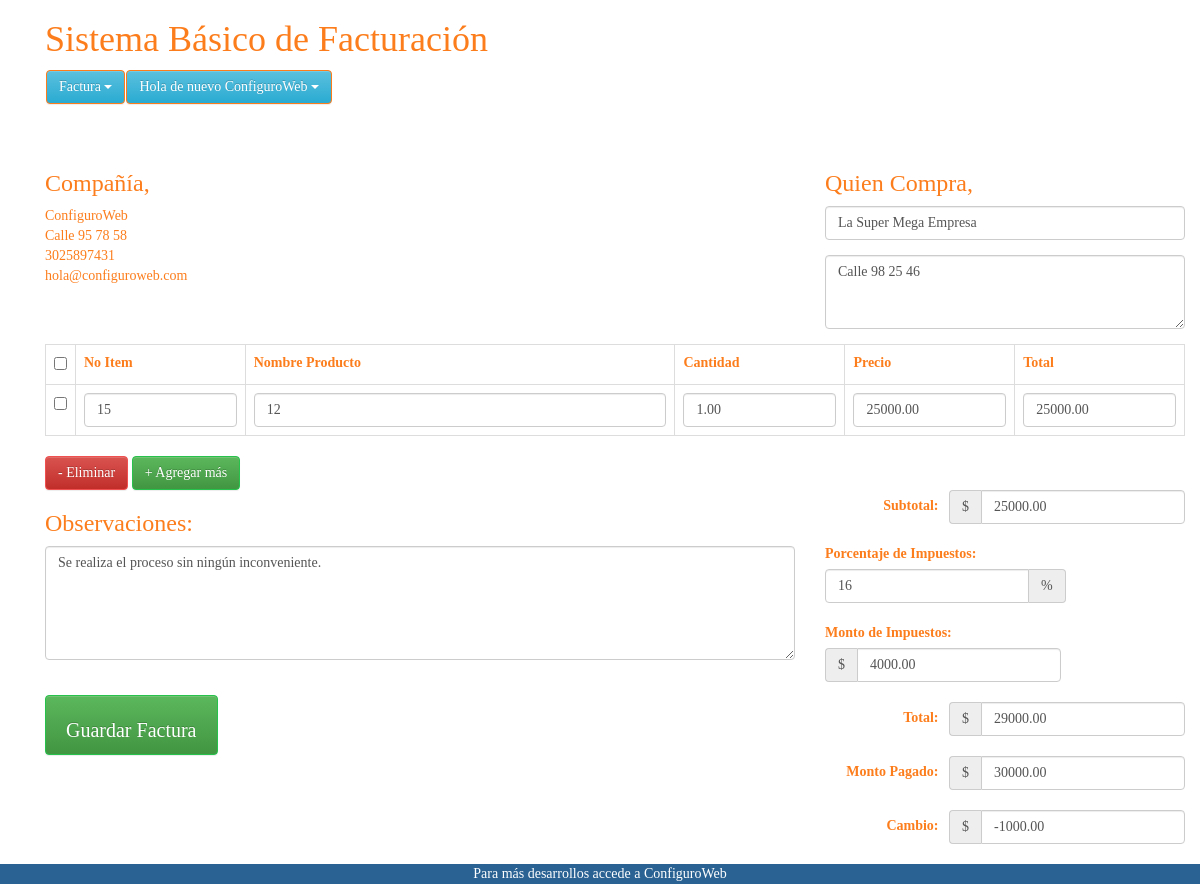
Page /edit_invoice.php?update_id=682 (signed in) on the committed database.
### tables this page shows
CREATE TABLE `invoice_order` (
  `order_id` int(11) NOT NULL,
  `user_id` int(11) NOT NULL,
  `order_date` timestamp NOT NULL DEFAULT current_timestamp(),
  `order_receiver_name` varchar(250) NOT NULL,
  `order_receiver_address` text NOT NULL,
  `order_total_before_tax` decimal(10,2) NOT NULL,
  `order_total_tax` decimal(10,2) NOT NULL,
  `order_tax_per` varchar(250) NOT NULL,
  `order_total_after_tax` double(10,2) NOT NULL,
  `order_amount_paid` decimal(10,2) NOT NULL,
  `order_total_amount_due` decimal(10,2) NOT NULL,
  `note` text NOT NULL
);

CREATE TABLE `invoice_order_item` (
  `order_item_id` int(11) NOT NULL,
  `order_id` int(11) NOT NULL,
  `item_code` varchar(250) NOT NULL,
  `item_name` varchar(250) NOT NULL,
  `order_item_quantity` decimal(10,2) NOT NULL,
  `order_item_price` decimal(10,2) NOT NULL,
  `order_item_final_amount` decimal(10,2) NOT NULL
);

### Invoice.php (called while the page is built, shortened)
<?php
class Invoice
{
	private $host  = 'localhost';
	private $user  = 'root';
	private $password   = "";
	private $database  = "factura";
	private $invoiceOrderTable = 'invoice_order';
	private $invoiceOrderItemTable = 'invoice_order_item';
	private $dbConnect = false;
	public function __construct()
	{
		if (!$this->dbConnect) {
			$conn = new mysqli($this->host, $this->user, $this->password, $this->database);
			if ($conn->connect_error) {
				die("Error failed to connect to MySQL: " . $conn->connect_error);
			} else {
				$this->dbConnect = $conn;
			}
		}
	}
	private function getData($sqlQuery)
	{
		$result = mysqli_query($this->dbConnect, $sqlQuery);
		$data = array();
		while ($row = mysqli_fetch_array($result, MYSQLI_ASSOC)) {
			$data[] = $row;
		}
		return $data;
	}
	public function getInvoice($invoiceId)
	{
		$sqlQuery = "
			SELECT * FROM " . $this->invoiceOrderTable . "
			WHERE user_id = '" . $_SESSION['userid'] . "' AND order_id = '$invoiceId'";
		$result = mysqli_query($this->dbConnect, $sqlQuery);
		$row = mysqli_fetch_array($result, MYSQLI_ASSOC);
		return $row;
	}
	public function getInvoiceItems($invoiceId)
	{
		$sqlQuery = "
			SELECT * FROM " . $this->invoiceOrderItemTable . "
			WHERE order_id = '$invoiceId'";
		return  $this->getData($sqlQuery);
	}
}

### edit_invoice.php (the view, shortened to what this page needs)
<?php
include('inc/header.php');
include 'Invoice.php';
$invoice = new Invoice();
$invoice->checkLoggedIn();
if (!empty($_GET['update_id']) && $_GET['update_id']) {
	$invoiceValues = $invoice->getInvoice($_GET['update_id']);
	$invoiceItems = $invoice->getInvoiceItems($_GET['update_id']);
}
?>
<link href="css/style.css" rel="stylesheet">
<?php include('inc/container.php'); ?>
<div class="container content-invoice">
	<form action="" id="invoice-form" method="post" class="invoice-form" role="form" novalidate="">
		<div class="load-animate animated fadeInUp">
			<div class="row">
				<div class="col-xs-8 col-sm-8 col-md-8 col-lg-8">
					<h1 class="title">Sistema Básico de Facturación</h1>
					<?php include('menu.php'); ?>
				</div>
			</div>
			<div class="row">
				<div class="col-xs-12 col-sm-4 col-md-4 col-lg-4">
					<h3>Compañía,</h3>
					<?php echo $_SESSION['user']; ?><br>
					<?php echo $_SESSION['address']; ?><br>
					<?php echo $_SESSION['mobile']; ?><br>
					<?php echo $_SESSION['email']; ?><br>
				</div>
				<div class="col-xs-12 col-sm-4 col-md-4 col-lg-4 pull-right">
					<h3>Quien Compra,</h3>
					<div class="form-group">
						<input value="<?php echo $invoiceValues['order_receiver_name']; ?>" type="text" class="form-control" name="companyName" id="companyName" placeholder="Quien compra" autocomplete="off">
					</div>
					<div class="form-group">
						<textarea class="form-control" rows="3" name="address" id="address" placeholder="Dirección"><?php echo $invoiceValues['order_receiver_address']; ?></textarea>
					</div>
				</div>
			</div>
			<div class="row">
				<div class="col-xs-12 col-sm-12 col-md-12 col-lg-12">
					<table class="table table-bordered table-hover" id="invoiceItem">
						<tr>
							<th width="2%"><input id="checkAll" class="formcontrol" type="checkbox"></th>
							<th width="15%">No Item</th>
							<th width="38%">Nombre Producto</th>
							<th width="15%">Cantidad</th>
							<th width="15%">Precio</th>
							<th width="15%">Total</th>
						</tr>
						<?php
						$count = 0;
						foreach ($invoiceItems as $invoiceItem) {
							$count++;
						?>
							<tr>
								<td><input class="itemRow" type="checkbox"></td>
								<td><input type="text" value="<?php echo $invoiceItem["item_code"]; ?>" name="productCode[]" id="productCode_<?php echo $count; ?>" class="form-control" autocomplete="off"></td>
								<td><input type="text" value="<?php echo $invoiceItem["item_name"]; ?>" name="productName[]" id="productName_<?php echo $count; ?>" class="form-control" autocomplete="off"></td>
								<td><input type="number" value="<?php echo $invoiceItem["order_item_quantity"]; ?>" name="quantity[]" id="quantity_<?php echo $count; ?>" class="form-control quantity" autocomplete="off"></td>
								<td><input type="number" value="<?php echo $invoiceItem["order_item_price"]; ?>" name="price[]" id="price_<?php echo $count; ?>" class="form-control price" autocomplete="off"></td>
								<td><input type="number" value="<?php echo $invoiceItem["order_item_final_amount"]; ?>" name="total[]" id="total_<?php echo $count; ?>" class="form-control total" autocomplete="off"></td>
							</tr>
						<?php } ?>
					</table>
				</div>
			</div>
			<div class="row">
				<div class="col-xs-12 col-sm-3 col-md-3 col-lg-3">
					<button class="btn btn-danger delete" id="removeRows" type="button">- Eliminar</button>
					<button class="btn btn-success" id="addRows" type="button">+ Agregar más</button>
				</div>
			</div>
			<div class="row">
				<div class="col-xs-12 col-sm-8 col-md-8 col-lg-8">
					<h3>Observaciones: </h3>
					<div class="form-group">
						<textarea class="form-control txt" rows="5" name="notes" id="notes" placeholder="Observaciones"><?php echo $invoiceValues['note']; ?></textarea>
					</div>
					<br>
					<div class="form-group">
						<input data-loading-text="Updating Invoice..." type="submit" name="invoice_btn" value="Guardar Factura" class="btn btn-success submit_btn invoice-save-btm">
					</div>
				</div>
				<div class="col-xs-12 col-sm-4 col-md-4 col-lg-4">
					<span class="form-inline">
						<div class="form-group">
							<label>Subtotal: &nbsp;</label>
							<div class="input-group">
								<div class="input-group-addon currency">$</div>
								<input value="<?php echo $invoiceValues['order_total_before_tax']; ?>" type="number" class="form-control" name="subTotal" id="subTotal" placeholder="Subtotal">
							</div>
						</div>
						<div class="form-group">
							<label>Porcentaje de Impuestos: &nbsp;</label>
							<div class="input-group">
								<input value="<?php echo $invoiceValues['order_tax_per']; ?>" type="number" class="form-control" name="taxRate" id="taxRate" placeholder="Porcentaje de Impuestos">
								<div class="input-group-addon">%</div>
							</div>
						</div>
						<div class="form-group">
							<label>Monto de Impuestos: &nbsp;</label>
							<div class="input-group">
								<div class="input-group-addon currency">$</div>
								<input value="<?php echo $invoiceValues['order_total_tax']; ?>" type="number" class="form-control" name="taxAmount" id="taxAmount" placeholder="Monto de Impuestos">
							</div>
						</div>
						<div class="form-group">
							<label>Total: &nbsp;</label>
							<div class="input-group">
								<div class="input-group-addon currency">$</div>
								<input value="<?php echo $invoiceValues['order_total_after_tax']; ?>" type="number" class="form-control" name="totalAftertax" id="totalAftertax" placeholder="Total">
							</div>
						</div>
						<div class="form-group">
							<label>Monto Pagado: &nbsp;</label>
							<div class="input-group">
								<div class="input-group-addon currency">$</div>
								<input value="<?php echo $invoiceValues['order_amount_paid']; ?>" type="number" class="form-control" name="amountPaid" id="amountPaid" placeholder="Monto Pagado">
							</div>
						</div>
						<div class="form-group">
							<label>Cambio: &nbsp;</label>
							<div class="input-group">
								<div class="input-group-addon currency">$</div>
								<input value="<?php echo $invoiceValues['order_total_amount_due']; ?>" type="number" class="form-control" name="amountDue" id="amountDue" placeholder="Cambio">
							</div>
						</div>
					</span>
				</div>
			</div>
		</div>
	</form>
</div>
</div>
<?php include('inc/footer.php'); ?>

### css/style.css (style rules this page uses)
html { background-color1: #f0f3f4; position: relative; min-height: 100%; }
body { background-color: transparent; color: #fc7d1c; font-family: 'Franklin Gothic Medium'; font-size: 14px; line-height: 1.42857; }
.btn-success, .panel-success { background-color: #27c24c !important; border-color: #27c24c !important; color: #fff !important; }
.btn-danger, .panel-danger { background-color: #f05050; border-color: #f05050; color: #fff !important; }
input[type=number] { -moz-appearance: textfield; }
.form-inline .form-group { margin-bottom: 20px; float: right; }
.invoice-save-btm { height:60px;padding:20px;font-size:20px; }

### rows in the picture
invoice_order: companyName "La Super Mega Empresa", address "Calle 98 25 46", notes "Se realiza el proceso sin ningún inconveniente.", subTotal "25000.00", taxRate "16", taxAmount "4000.00", totalAftertax "29000.00", amountPaid "30000.00", amountDue "-1000.00"
invoice_order_item: item_code "15", item_name "12", order_item_quantity "1.00", order_item_price "25000.00", order_item_final_amount "25000.00"

### other values in the picture
$_SESSION['user'] "ConfiguroWeb"
$_SESSION['address'] "Calle 95 78 58"
$_SESSION['mobile'] "3025897431"
$_SESSION['email'] "hola@configuroweb.com"
